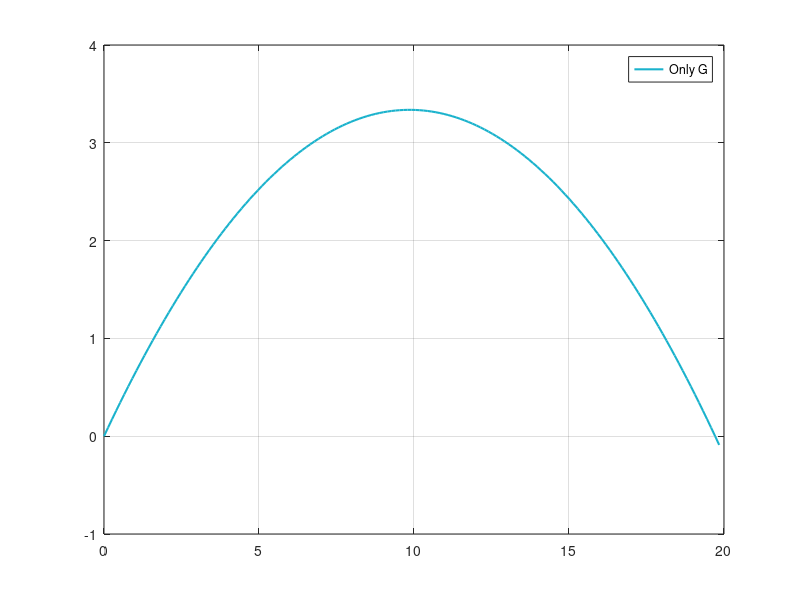

Recreate this plot in MATLAB.
clear;
h=1e-2;
N=1000;
x(1)=0;
y(1)=0;
u(1)=15*cos(pi/6);
v(1)=15*sin(pi/6);
t(1)=0;
g=10;

f1=@(t,x) 0; #du/dt=0
f2=@(t,u) u; #dx/dt=u
f3=@(t,y) -g; #dv/dt=-g
f4=@(t,v) v; #dy/dt=v

i=1;
while i<N
  k1=f1(t(i),x(i));
  k2=f1(t(i)+h/2,x(i)+h*k1/2);
  k3=f1(t(i)+h/2,x(i)+h*k2/2);
  k4=f1(t(i)+h,x(i)+k3);
  u(i+1)=u(i)+(h/6)*(k1+2*k2+2*k3+k4);
  
  k11=f2(t(i),u(i));
  k22=f2(t(i)+h/2,u(i)+h*k11/2); 
  k33=f2(t(i)+h/2,u(i)+h*k22/2); 
  k44=f2(t(i)+h,u(i)+h*k33);
  x(i+1)=x(i)+(h/6)*(k11+2*k22+2*k33+k44);
  
  l1=f3(t(i),y(i));  
  l2=f3(t(i)+h/2,y(i)+h*l1/2);  
  l3=f3(t(i)+h/2,y(i)+h*l2/2);  
  l4=f3(t(i)+h,y(i)+l3);
  v(i+1)=v(i)+(h/6)*(l1+2*l2+2*l3+l4);
  
  l11=f4(t(i),v(i));
  l22=f4(t(i)+h/2,v(i)+h*l11/2);
  l33=f4(t(i)+h/2,v(i)+h*l22/2);
  l44=f4(t(i)+h,v(i)+l33);
  y(i+1)=y(i)+(h/6)*(l11+2*l22+2*l33+l44);
  
  t(i+1)=t(i)+h;
  if y(i+1)<=0;
    break
  end
  i++;
end
plot(x,y,'Linewidth',1.5,'Color',[0.1 0.7 0.8]);
legend('Only G');
grid on;